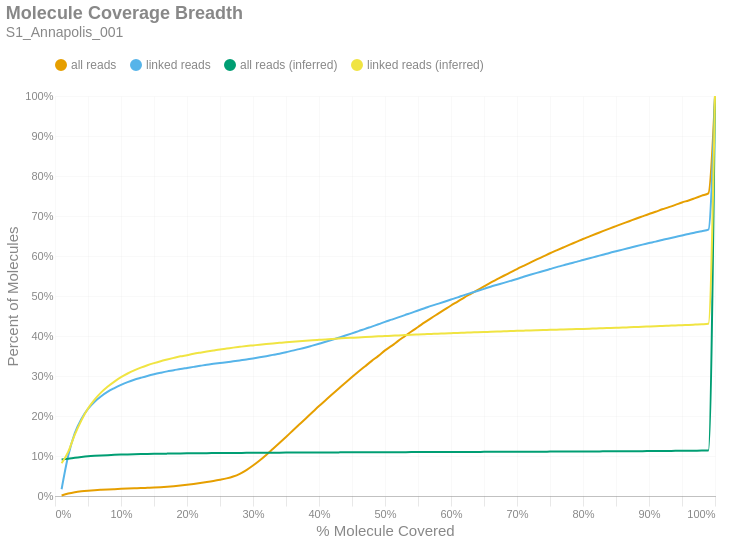

Notebook code cell kept with this figure:
### Markdown cell above
### Molecule Read Coverage
This chart shows molecule coverage breadth as computed by the number of bases aligned to that molecule. In other words, "*how much of each unique long molecule is actually sequenced/aligned?*" Keep in mind there is a distinction between sequences and alignments, since some sequences belonging to a particular molecule may not align well and wouldn't appear in the alignment data. This chart also shows molecule coverage breadth as computed by the *inferred fragment* from which the aligned sequences originate. Unlike read coverage, this calculation takes into account the total insert size, including unsequenced gaps between the forward and reverse reads. Like the previous figures, these are cumulative percents.

### Code cell
if SKIPLR:
    print_html(f"Skipped")
else:
    binned_df = consolidated_hist(valids['coverage_bp'], mask, 0.01, True)
    binned_df_inf = consolidated_hist(valids['coverage_inserts'], mask, 0.01, True)
    binned_df = binned_df.with_columns(pl.lit(binned_df_inf['all reads (cumsum)']).alias('all reads (inferred)'))
    binned_df = binned_df.with_columns(pl.lit(binned_df_inf['linked reads (cumsum)']).alias('linked reads (inferred)'))
    binned_df = binned_df.with_columns(
        (pl.col('bin').cast(pl.Float64) + 0.01).alias('right_edge')
    )

    with SafeRender(binned_df):
        (
            density_plot(binned_df, 'Molecule Coverage Breadth', samplename, 'molcov', ['all reads (inferred)','linked reads (inferred)'])
            .encode(
                #x=alt.X('bin:Q', title="% Molecule Covered").axis(format = '%').scale(padding=0),
                x=alt.X('right_edge:Q', title="% Molecule Covered").axis(format='%').scale(padding=0),
                y=alt.Y('value:Q', title='Percent of Molecules')
                    .axis(format='%')
                    .stack(False)
                    .scale(domainMin=0, padding=0),
                color=alt.Color("key:N").scale(domain = ["all reads", "linked reads", "all reads (inferred)", "linked reads (inferred)"]),
                tooltip = [
                    alt.Tooltip("key:N", title = "Data Type"),
                    alt.Tooltip("range_label:N", title="% Molecule Covered"),
                    alt.Tooltip("value:Q", format = ".2%", title="% Molecules")
                ]
            )
        ).display()

### Figure 1 — Vega-Lite specification as saved in the notebook (floating-point values rounded to 4 significant figures)
{"width": "container", "height": 400, "config": {"title": {"anchor": "start", "dy": -15, "fontSize": 18, "color": "#888888", "subtitleColor": "#888888", "subtitleFontSize": 14}, "arc": {"fill": "#0072B2"}, "axis": {"domainColor": "#888888", "domainWidth": 0.5, "gridWidth": 0.2, "grid": false, "titleFontWeight": 400, "titleFontSize": 15, "labelFontSize": 11, "labelColor": "#888888", "tickColor": "#888888", "tickWidth": 0.2, "titleColor": "#888888"}, "axisBand": {"grid": false}, "axisX": {"grid": true, "tickSize": 10, "domainCap": "round"}, "axisY": {"domain": false, "grid": true, "tickSize": 0, "domainCap": "round"}, "background": "transparent", "header": {"labelFontSize": 15, "labelColor": "#888888", "titleFontSize": 15, "titleFontWeight": 600, "titleColor": "#888888"}, "legend": {"labelFont": "sans-serif", "labelFontSize": 12, "labelColor": "#888888", "symbolSize": 100, "symbolType": "circle", "titleFontSize": 12, "titlePadding": 10, "titleColor": "#888888", "title": null, "orient": "top"}, "range": {"category": ["#E69F00", "#56B4E9", "#009E73", "#F0E442", "#0072B2", "#D55E00", "#CC79A7", "#000000"], "diverging": ["#cfe8f3", "#a2d4ec", "#73bfe2", "#46abdb", "#1696d2", "#12719e"]}, "area": {"fill": "#0072B2", "fillOpacity": 0.7, "line": true, "strokeOpacity": 0.7}, "line": {"color": "#0072B2", "stroke": "#0072B2", "strokeWidth": 2}, "trail": {"color": "#0072B2", "stroke": "#0072B2", "strokeWidth": 0, "size": 1}, "point": {"filled": true, "fillOpacity": 1.0, "size": 95}, "text": {"color": "#888888", "fontSize": 11, "align": "right", "fontWeight": 400, "size": 11}, "bar": {"fill": "#0072B2", "stroke": null}, "view": {"stroke": null, "continuousWidth": 660, "continuousHeight": 400}}, "data": {"name": "data-77e991eb8b0303b52a07c76847632209"}, "mark": {"type": "line", "interpolate": "monotone", "point": {"opacity": 0, "size": 275}}, "encoding": {"color": {"field": "key", "scale": {"domain": ["all reads", "linked reads", "all reads (inferred)", "linked reads (inferred)"]}, "type": "nominal"}, "tooltip": [{"field": "key", "title": "Data Type", "type": "nominal"}, {"field": "range_label", "title": "% Molecule Covered", "type": "nominal"}, {"field": "value", "format": ".2%", "title": "% Molecules", "type": "quantitative"}], "x": {"axis": {"format": "%"}, "field": "right_edge", "scale": {"padding": 0}, "title": "% Molecule Covered", "type": "quantitative"}, "y": {"axis": {"format": "%"}, "field": "value", "scale": {"domainMin": 0, "padding": 0}, "stack": false, "title": "Percent of Molecules", "type": "quantitative"}}, "params": [{"name": "param_c36ac31b6afebe62", "select": {"type": "point", "fields": ["key"]}, "bind": "legend"}], "title": {"text": "Molecule Coverage Breadth", "subtitle": "S1_Annapolis_001"}, "transform": [{"fold": ["all reads (cumsum)", "linked reads (cumsum)", "all reads (inferred)", "linked reads (inferred)"]}, {"calculate": "replace(datum.key, ' (cumsum)', '')", "as": "key"}, {"filter": {"param": "param_c36ac31b6afebe62"}}], "usermeta": {"embedOptions": {"downloadFileName": "S1_Annapolis_001.molcov"}}, "$schema": "https://vega.github.io/schema/vega-lite/v6.1.0.json", "datasets": {"data-77e991eb8b0303b52a07c76847632209": [{"bin": "0.0", "interval": "0.0-0.01", "all reads": 0.001164, "linked reads": 0.01685, "all reads (cumsum)": 0.001164, "linked reads (cumsum)": 0.01685, "range_label": "0.0-0.01", "all reads (inferred)": 0.09125, "linked reads (inferred)": 0.08173, "right_edge": 0.01}, {"bin": "0.01", "interval": "0.01-0.02", "all reads": 0.004879, "linked reads": 0.08353, "all reads (cumsum)": 0.006043, "linked reads (cumsum)": 0.1004, "range_label": "0.01-0.02", "all reads (inferred)": 0.09295, "linked reads (inferred)": 0.1103, "right_edge": 0.02}, {"bin": "0.02", "interval": "0.02-0.03", "all reads": 0.003392, "linked reads": 0.05689, "all reads (cumsum)": 0.009435, "linked reads (cumsum)": 0.1573, "range_label": "0.02-0.03", "all reads (inferred)": 0.09536, "linked reads (inferred)": 0.1532, "right_edge": 0.03}, {"bin": "0.03", "interval": "0.03-0.04", "all reads": 0.002236, "linked reads": 0.0354, "all reads (cumsum)": 0.01167, "linked reads (cumsum)": 0.1927, "range_label": "0.03-0.04", "all reads (inferred)": 0.09736, "linked reads (inferred)": 0.1891, "right_edge": 0.04}, {"bin": "0.04", "interval": "0.04-0.05", "all reads": 0.001605, "linked reads": 0.02495, "all reads (cumsum)": 0.01328, "linked reads (cumsum)": 0.2176, "range_label": "0.04-0.05", "all reads (inferred)": 0.09908, "linked reads (inferred)": 0.2188, "right_edge": 0.05}, {"bin": "0.05", "interval": "0.05-0.06", "all reads": 0.00126, "linked reads": 0.01808, "all reads (cumsum)": 0.01454, "linked reads (cumsum)": 0.2357, "range_label": "0.05-0.06", "all reads (inferred)": 0.1003, "linked reads (inferred)": 0.241, "right_edge": 0.06}, {"bin": "0.06", "interval": "0.06-0.07", "all reads": 0.0009745, "linked reads": 0.0137, "all reads (cumsum)": 0.01551, "linked reads (cumsum)": 0.2494, "range_label": "0.06-0.07", "all reads (inferred)": 0.1013, "linked reads (inferred)": 0.259, "right_edge": 0.07}, {"bin": "0.07", "interval": "0.07-0.08", "all reads": 0.0008653, "linked reads": 0.01138, "all reads (cumsum)": 0.01638, "linked reads (cumsum)": 0.2608, "range_label": "0.07-0.08", "all reads (inferred)": 0.1022, "linked reads (inferred)": 0.2736, "right_edge": 0.08}, {"bin": "0.08", "interval": "0.08-0.09", "all reads": 0.0007601, "linked reads": 0.008992, "all reads (cumsum)": 0.01714, "linked reads (cumsum)": 0.2698, "range_label": "0.08-0.09", "all reads (inferred)": 0.1028, "linked reads (inferred)": 0.286, "right_edge": 0.09}, {"bin": "0.09", "interval": "0.09-0.1", "all reads": 0.0007324, "linked reads": 0.008008, "all reads (cumsum)": 0.01787, "linked reads (cumsum)": 0.2778, "range_label": "0.09-0.1", "all reads (inferred)": 0.1035, "linked reads (inferred)": 0.297, "right_edge": 0.1}, {"bin": "0.1", "interval": "0.1-0.11", "all reads": 0.00069, "linked reads": 0.00699, "all reads (cumsum)": 0.01856, "linked reads (cumsum)": 0.2848, "range_label": "0.1-0.11", "all reads (inferred)": 0.104, "linked reads (inferred)": 0.3063, "right_edge": 0.11}, {"bin": "0.11", "interval": "0.11-0.12", "all reads": 0.0006586, "linked reads": 0.00584, "all reads (cumsum)": 0.01922, "linked reads (cumsum)": 0.2906, "range_label": "0.11-0.12", "all reads (inferred)": 0.1044, "linked reads (inferred)": 0.3142, "right_edge": 0.12}, {"bin": "0.12", "interval": "0.12-0.13", "all reads": 0.000628, "linked reads": 0.004898, "all reads (cumsum)": 0.01984, "linked reads (cumsum)": 0.2955, "range_label": "0.12-0.13", "all reads (inferred)": 0.1048, "linked reads (inferred)": 0.3209, "right_edge": 0.13}, {"bin": "0.13", "interval": "0.13-0.14", "all reads": 0.0007062, "linked reads": 0.004683, "all reads (cumsum)": 0.02055, "linked reads (cumsum)": 0.3002, "range_label": "0.13-0.14", "all reads (inferred)": 0.1051, "linked reads (inferred)": 0.327, "right_edge": 0.14}, {"bin": "0.14", "interval": "0.14-0.15", "all reads": 0.0007029, "linked reads": 0.00417, "all reads (cumsum)": 0.02125, "linked reads (cumsum)": 0.3044, "range_label": "0.14-0.15", "all reads (inferred)": 0.1054, "linked reads (inferred)": 0.3323, "right_edge": 0.15}, {"bin": "0.15", "interval": "0.15-0.16", "all reads": 0.0009066, "linked reads": 0.00372, "all reads (cumsum)": 0.02216, "linked reads (cumsum)": 0.3081, "range_label": "0.15-0.16", "all reads (inferred)": 0.1057, "linked reads (inferred)": 0.3371, "right_edge": 0.16}, {"bin": "0.16", "interval": "0.16-0.17", "all reads": 0.001088, "linked reads": 0.003457, "all reads (cumsum)": 0.02325, "linked reads (cumsum)": 0.3115, "range_label": "0.16-0.17", "all reads (inferred)": 0.106, "linked reads (inferred)": 0.3413, "right_edge": 0.17}, {"bin": "0.17", "interval": "0.17-0.18", "all reads": 0.001376, "linked reads": 0.002847, "all reads (cumsum)": 0.02462, "linked reads (cumsum)": 0.3144, "range_label": "0.17-0.18", "all reads (inferred)": 0.1062, "linked reads (inferred)": 0.3453, "right_edge": 0.18}, {"bin": "0.18", "interval": "0.18-0.19", "all reads": 0.001655, "linked reads": 0.003235, "all reads (cumsum)": 0.02628, "linked reads (cumsum)": 0.3176, "range_label": "0.18-0.19", "all reads (inferred)": 0.1064, "linked reads (inferred)": 0.3491, "right_edge": 0.19}, {"bin": "0.19", "interval": "0.19-0.2", "all reads": 0.001816, "linked reads": 0.002605, "all reads (cumsum)": 0.02809, "linked reads (cumsum)": 0.3202, "range_label": "0.19-0.2", "all reads (inferred)": 0.1066, "linked reads (inferred)": 0.3521, "right_edge": 0.2}, {"bin": "0.2", "interval": "0.2-0.21", "all reads": 0.001961, "linked reads": 0.002577, "all reads (cumsum)": 0.03006, "linked reads (cumsum)": 0.3228, "range_label": "0.2-0.21", "all reads (inferred)": 0.1068, "linked reads (inferred)": 0.3554, "right_edge": 0.21}, {"bin": "0.21", "interval": "0.21-0.22", "all reads": 0.002251, "linked reads": 0.002625, "all reads (cumsum)": 0.03231, "linked reads (cumsum)": 0.3254, "range_label": "0.21-0.22", "all reads (inferred)": 0.1069, "linked reads (inferred)": 0.3583, "right_edge": 0.22}, {"bin": "0.22", "interval": "0.22-0.23", "all reads": 0.002487, "linked reads": 0.002771, "all reads (cumsum)": 0.03479, "linked reads (cumsum)": 0.3282, "range_label": "0.22-0.23", "all reads (inferred)": 0.1071, "linked reads (inferred)": 0.3611, "right_edge": 0.23}, {"bin": "0.23", "interval": "0.23-0.24", "all reads": 0.002707, "linked reads": 0.00221, "all reads (cumsum)": 0.0375, "linked reads (cumsum)": 0.3304, "range_label": "0.23-0.24", "all reads (inferred)": 0.1072, "linked reads (inferred)": 0.3638, "right_edge": 0.24}, {"bin": "0.24", "interval": "0.24-0.25", "all reads": 0.003045, "linked reads": 0.002092, "all reads (cumsum)": 0.04055, "linked reads (cumsum)": 0.3325, "range_label": "0.24-0.25", "all reads (inferred)": 0.1074, "linked reads (inferred)": 0.3664, "right_edge": 0.25}, {"bin": "0.25", "interval": "0.25-0.26", "all reads": 0.003444, "linked reads": 0.002009, "all reads (cumsum)": 0.04399, "linked reads (cumsum)": 0.3345, "range_label": "0.25-0.26", "all reads (inferred)": 0.1075, "linked reads (inferred)": 0.3686, "right_edge": 0.26}, {"bin": "0.26", "interval": "0.26-0.27", "all reads": 0.004684, "linked reads": 0.002279, "all reads (cumsum)": 0.04868, "linked reads (cumsum)": 0.3368, "range_label": "0.26-0.27", "all reads (inferred)": 0.1077, "linked reads (inferred)": 0.3709, "right_edge": 0.27}, {"bin": "0.27", "interval": "0.27-0.28", "all reads": 0.00682, "linked reads": 0.002231, "all reads (cumsum)": 0.0555, "linked reads (cumsum)": 0.339, "range_label": "0.27-0.28", "all reads (inferred)": 0.1078, "linked reads (inferred)": 0.3729, "right_edge": 0.28}, {"bin": "0.28", "interval": "0.28-0.29", "all reads": 0.009328, "linked reads": 0.002175, "all reads (cumsum)": 0.06482, "linked reads (cumsum)": 0.3412, "range_label": "0.28-0.29", "all reads (inferred)": 0.1079, "linked reads (inferred)": 0.3749, "right_edge": 0.29}, {"bin": "0.29", "interval": "0.29-0.3", "all reads": 0.01136, "linked reads": 0.002612, "all reads (cumsum)": 0.07619, "linked reads (cumsum)": 0.3438, "range_label": "0.29-0.3", "all reads (inferred)": 0.108, "linked reads (inferred)": 0.3765, "right_edge": 0.3}, {"bin": "0.3", "interval": "0.3-0.31", "all reads": 0.0127, "linked reads": 0.002833, "all reads (cumsum)": 0.08889, "linked reads (cumsum)": 0.3466, "range_label": "0.3-0.31", "all reads (inferred)": 0.1081, "linked reads (inferred)": 0.3782, "right_edge": 0.31}, {"bin": "0.31", "interval": "0.31-0.32", "all reads": 0.01373, "linked reads": 0.002951, "all reads (cumsum)": 0.1026, "linked reads (cumsum)": 0.3496, "range_label": "0.31-0.32", "all reads (inferred)": 0.1082, "linked reads (inferred)": 0.3798, "right_edge": 0.32}, {"bin": "0.32", "interval": "0.32-0.33", "all reads": 0.01475, "linked reads": 0.00318, "all reads (cumsum)": 0.1174, "linked reads (cumsum)": 0.3528, "range_label": "0.32-0.33", "all reads (inferred)": 0.1083, "linked reads (inferred)": 0.3814, "right_edge": 0.33}, {"bin": "0.33", "interval": "0.33-0.34", "all reads": 0.01495, "linked reads": 0.003027, "all reads (cumsum)": 0.1323, "linked reads (cumsum)": 0.3558, "range_label": "0.33-0.34", "all reads (inferred)": 0.1084, "linked reads (inferred)": 0.3828, "right_edge": 0.34}, {"bin": "0.34", "interval": "0.34-0.35", "all reads": 0.0153, "linked reads": 0.00363, "all reads (cumsum)": 0.1476, "linked reads (cumsum)": 0.3594, "range_label": "0.34-0.35", "all reads (inferred)": 0.1085, "linked reads (inferred)": 0.3843, "right_edge": 0.35}, {"bin": "0.35", "interval": "0.35-0.36", "all reads": 0.01551, "linked reads": 0.004039, "all reads (cumsum)": 0.1631, "linked reads (cumsum)": 0.3635, "range_label": "0.35-0.36", "all reads (inferred)": 0.1085, "linked reads (inferred)": 0.3857, "right_edge": 0.36}, {"bin": "0.36", "interval": "0.36-0.37", "all reads": 0.01538, "linked reads": 0.003768, "all reads (cumsum)": 0.1785, "linked reads (cumsum)": 0.3672, "range_label": "0.36-0.37", "all reads (inferred)": 0.1086, "linked reads (inferred)": 0.387, "right_edge": 0.37}, {"bin": "0.37", "interval": "0.37-0.38", "all reads": 0.01539, "linked reads": 0.004115, "all reads (cumsum)": 0.1939, "linked reads (cumsum)": 0.3714, "range_label": "0.37-0.38", "all reads (inferred)": 0.1087, "linked reads (inferred)": 0.3882, "right_edge": 0.38}, {"bin": "0.38", "interval": "0.38-0.39", "all reads": 0.01546, "linked reads": 0.004669, "all reads (cumsum)": 0.2094, "linked reads (cumsum)": 0.376, "range_label": "0.38-0.39", "all reads (inferred)": 0.1088, "linked reads (inferred)": 0.3892, "right_edge": 0.39}, {"bin": "0.39", "interval": "0.39-0.4", "all reads": 0.0154, "linked reads": 0.004704, "all reads (cumsum)": 0.2248, "linked reads (cumsum)": 0.3807, "range_label": "0.39-0.4", "all reads (inferred)": 0.1088, "linked reads (inferred)": 0.3904, "right_edge": 0.4}, {"bin": "0.4", "interval": "0.4-0.41", "all reads": 0.01486, "linked reads": 0.004745, "all reads (cumsum)": 0.2396, "linked reads (cumsum)": 0.3855, "range_label": "0.4-0.41", "all reads (inferred)": 0.1089, "linked reads (inferred)": 0.3915, "right_edge": 0.41}, {"bin": "0.41", "interval": "0.41-0.42", "all reads": 0.01481, "linked reads": 0.005064, "all reads (cumsum)": 0.2544, "linked reads (cumsum)": 0.3905, "range_label": "0.41-0.42", "all reads (inferred)": 0.109, "linked reads (inferred)": 0.3926, "right_edge": 0.42}, {"bin": "0.42", "interval": "0.42-0.43", "all reads": 0.01459, "linked reads": 0.005272, "all reads (cumsum)": 0.269, "linked reads (cumsum)": 0.3958, "range_label": "0.42-0.43", "all reads (inferred)": 0.1091, "linked reads (inferred)": 0.3937, "right_edge": 0.43}, {"bin": "0.43", "interval": "0.43-0.44", "all reads": 0.01417, "linked reads": 0.005306, "all reads (cumsum)": 0.2832, "linked reads (cumsum)": 0.4011, "range_label": "0.43-0.44", "all reads (inferred)": 0.1091, "linked reads (inferred)": 0.3948, "right_edge": 0.44}, {"bin": "0.44", "interval": "0.44-0.45", "all reads": 0.01407, "linked reads": 0.005452, "all reads (cumsum)": 0.2973, "linked reads (cumsum)": 0.4066, "range_label": "0.44-0.45", "all reads (inferred)": 0.1092, "linked reads (inferred)": 0.3956, "right_edge": 0.45}, {"bin": "0.45", "interval": "0.45-0.46", "all reads": 0.01382, "linked reads": 0.005715, "all reads (cumsum)": 0.3111, "linked reads (cumsum)": 0.4123, "range_label": "0.45-0.46", "all reads (inferred)": 0.1092, "linked reads (inferred)": 0.3965, "right_edge": 0.46}, {"bin": "0.46", "interval": "0.46-0.47", "all reads": 0.0134, "linked reads": 0.005452, "all reads (cumsum)": 0.3245, "linked reads (cumsum)": 0.4177, "range_label": "0.46-0.47", "all reads (inferred)": 0.1093, "linked reads (inferred)": 0.3972, "right_edge": 0.47}, {"bin": "0.47", "interval": "0.47-0.48", "all reads": 0.01332, "linked reads": 0.005805, "all reads (cumsum)": 0.3378, "linked reads (cumsum)": 0.4235, "range_label": "0.47-0.48", "all reads (inferred)": 0.1094, "linked reads (inferred)": 0.3981, "right_edge": 0.48}, {"bin": "0.48", "interval": "0.48-0.49", "all reads": 0.01249, "linked reads": 0.005687, "all reads (cumsum)": 0.3503, "linked reads (cumsum)": 0.4292, "range_label": "0.48-0.49", "all reads (inferred)": 0.1094, "linked reads (inferred)": 0.3991, "right_edge": 0.49}, {"bin": "0.49", "interval": "0.49-0.5", "all reads": 0.01376, "linked reads": 0.005999, "all reads (cumsum)": 0.3641, "linked reads (cumsum)": 0.4352, "range_label": "0.49-0.5", "all reads (inferred)": 0.1095, "linked reads (inferred)": 0.3999, "right_edge": 0.5}, {"bin": "0.5", "interval": "0.5-0.51", "all reads": 0.01114, "linked reads": 0.005583, "all reads (cumsum)": 0.3752, "linked reads (cumsum)": 0.4408, "range_label": "0.5-0.51", "all reads (inferred)": 0.1095, "linked reads (inferred)": 0.4008, "right_edge": 0.51}, {"bin": "0.51", "interval": "0.51-0.52", "all reads": 0.01255, "linked reads": 0.005666, "all reads (cumsum)": 0.3878, "linked reads (cumsum)": 0.4465, "range_label": "0.51-0.52", "all reads (inferred)": 0.1096, "linked reads (inferred)": 0.4015, "right_edge": 0.52}, {"bin": "0.52", "interval": "0.52-0.53", "all reads": 0.01174, "linked reads": 0.005847, "all reads (cumsum)": 0.3995, "linked reads (cumsum)": 0.4523, "range_label": "0.52-0.53", "all reads (inferred)": 0.1097, "linked reads (inferred)": 0.4024, "right_edge": 0.53}, {"bin": "0.53", "interval": "0.53-0.54", "all reads": 0.01176, "linked reads": 0.005576, "all reads (cumsum)": 0.4113, "linked reads (cumsum)": 0.4579, "range_label": "0.53-0.54", "all reads (inferred)": 0.1097, "linked reads (inferred)": 0.4032, "right_edge": 0.54}, {"bin": "0.54", "interval": "0.54-0.55", "all reads": 0.01124, "linked reads": 0.005923, "all reads (cumsum)": 0.4225, "linked reads (cumsum)": 0.4638, "range_label": "0.54-0.55", "all reads (inferred)": 0.1098, "linked reads (inferred)": 0.4039, "right_edge": 0.55}, {"bin": "0.55", "interval": "0.55-0.56", "all reads": 0.01138, "linked reads": 0.005604, "all reads (cumsum)": 0.4339, "linked reads (cumsum)": 0.4694, "range_label": "0.55-0.56", "all reads (inferred)": 0.1098, "linked reads (inferred)": 0.4046, "right_edge": 0.56}, {"bin": "0.56", "interval": "0.56-0.57", "all reads": 0.01092, "linked reads": 0.005826, "all reads (cumsum)": 0.4448, "linked reads (cumsum)": 0.4752, "range_label": "0.56-0.57", "all reads (inferred)": 0.1099, "linked reads (inferred)": 0.4052, "right_edge": 0.57}, {"bin": "0.57", "interval": "0.57-0.58", "all reads": 0.01055, "linked reads": 0.005098, "all reads (cumsum)": 0.4553, "linked reads (cumsum)": 0.4803, "range_label": "0.57-0.58", "all reads (inferred)": 0.1099, "linked reads (inferred)": 0.4059, "right_edge": 0.58}, {"bin": "0.58", "interval": "0.58-0.59", "all reads": 0.01049, "linked reads": 0.005223, "all reads (cumsum)": 0.4658, "linked reads (cumsum)": 0.4856, "range_label": "0.58-0.59", "all reads (inferred)": 0.11, "linked reads (inferred)": 0.4065, "right_edge": 0.59}, {"bin": "0.59", "interval": "0.59-0.6", "all reads": 0.01046, "linked reads": 0.005549, "all reads (cumsum)": 0.4763, "linked reads (cumsum)": 0.4911, "range_label": "0.59-0.6", "all reads (inferred)": 0.1101, "linked reads (inferred)": 0.4071, "right_edge": 0.6}, {"bin": "0.6", "interval": "0.6-0.61", "all reads": 0.009839, "linked reads": 0.005417, "all reads (cumsum)": 0.4861, "linked reads (cumsum)": 0.4965, "range_label": "0.6-0.61", "all reads (inferred)": 0.1101, "linked reads (inferred)": 0.4078, "right_edge": 0.61}, {"bin": "0.61", "interval": "0.61-0.62", "all reads": 0.01003, "linked reads": 0.00575, "all reads (cumsum)": 0.4962, "linked reads (cumsum)": 0.5023, "range_label": "0.61-0.62", "all reads (inferred)": 0.1102, "linked reads (inferred)": 0.4083, "right_edge": 0.62}, {"bin": "0.62", "interval": "0.62-0.63", "all reads": 0.009374, "linked reads": 0.00523, "all reads (cumsum)": 0.5055, "linked reads (cumsum)": 0.5075, "range_label": "0.62-0.63", "all reads (inferred)": 0.1102, "linked reads (inferred)": 0.4089, "right_edge": 0.63}, {"bin": "0.63", "interval": "0.63-0.64", "all reads": 0.009254, "linked reads": 0.005071, "all reads (cumsum)": 0.5148, "linked reads (cumsum)": 0.5126, "range_label": "0.63-0.64", "all reads (inferred)": 0.1103, "linked reads (inferred)": 0.4094, "right_edge": 0.64}, {"bin": "0.64", "interval": "0.64-0.65", "all reads": 0.009164, "linked reads": 0.005306, "all reads (cumsum)": 0.5239, "linked reads (cumsum)": 0.5179, "range_label": "0.64-0.65", "all reads (inferred)": 0.1103, "linked reads (inferred)": 0.41, "right_edge": 0.65}, {"bin": "0.65", "interval": "0.65-0.66", "all reads": 0.009399, "linked reads": 0.005362, "all reads (cumsum)": 0.5333, "linked reads (cumsum)": 0.5233, "range_label": "0.65-0.66", "all reads (inferred)": 0.1104, "linked reads (inferred)": 0.4106, "right_edge": 0.66}, {"bin": "0.66", "interval": "0.66-0.67", "all reads": 0.008642, "linked reads": 0.004814, "all reads (cumsum)": 0.542, "linked reads (cumsum)": 0.5281, "range_label": "0.66-0.67", "all reads (inferred)": 0.1105, "linked reads (inferred)": 0.4112, "right_edge": 0.67}, {"bin": "0.67", "interval": "0.67-0.68", "all reads": 0.008619, "linked reads": 0.004759, "all reads (cumsum)": 0.5506, "linked reads (cumsum)": 0.5328, "range_label": "0.67-0.68", "all reads (inferred)": 0.1105, "linked reads (inferred)": 0.4118, "right_edge": 0.68}, {"bin": "0.68", "interval": "0.68-0.69", "all reads": 0.008368, "linked reads": 0.004946, "all reads (cumsum)": 0.559, "linked reads (cumsum)": 0.5378, "range_label": "0.68-0.69", "all reads (inferred)": 0.1106, "linked reads (inferred)": 0.4123, "right_edge": 0.69}, {"bin": "0.69", "interval": "0.69-0.7", "all reads": 0.008445, "linked reads": 0.004925, "all reads (cumsum)": 0.5674, "linked reads (cumsum)": 0.5427, "range_label": "0.69-0.7", "all reads (inferred)": 0.1106, "linked reads (inferred)": 0.4129, "right_edge": 0.7}, {"bin": "0.7", "interval": "0.7-0.71", "all reads": 0.008035, "linked reads": 0.005299, "all reads (cumsum)": 0.5755, "linked reads (cumsum)": 0.548, "range_label": "0.7-0.71", "all reads (inferred)": 0.1107, "linked reads (inferred)": 0.4134, "right_edge": 0.71}, {"bin": "0.71", "interval": "0.71-0.72", "all reads": 0.007969, "linked reads": 0.005092, "all reads (cumsum)": 0.5834, "linked reads (cumsum)": 0.5531, "range_label": "0.71-0.72", "all reads (inferred)": 0.1108, "linked reads (inferred)": 0.414, "right_edge": 0.72}, {"bin": "0.72", "interval": "0.72-0.73", "all reads": 0.007945, "linked reads": 0.004787, "all reads (cumsum)": 0.5914, "linked reads (cumsum)": 0.5579, "range_label": "0.72-0.73", "all reads (inferred)": 0.1108, "linked reads (inferred)": 0.4145, "right_edge": 0.73}, {"bin": "0.73", "interval": "0.73-0.74", "all reads": 0.007643, "linked reads": 0.004607, "all reads (cumsum)": 0.599, "linked reads (cumsum)": 0.5625, "range_label": "0.73-0.74", "all reads (inferred)": 0.1109, "linked reads (inferred)": 0.4149, "right_edge": 0.74}, {"bin": "0.74", "interval": "0.74-0.75", "all reads": 0.007831, "linked reads": 0.004828, "all reads (cumsum)": 0.6068, "linked reads (cumsum)": 0.5673, "range_label": "0.74-0.75", "all reads (inferred)": 0.111, "linked reads (inferred)": 0.4154, "right_edge": 0.75}, {"bin": "0.75", "interval": "0.75-0.76", "all reads": 0.007276, "linked reads": 0.004842, "all reads (cumsum)": 0.6141, "linked reads (cumsum)": 0.5722, "range_label": "0.75-0.76", "all reads (inferred)": 0.111, "linked reads (inferred)": 0.4159, "right_edge": 0.76}, {"bin": "0.76", "interval": "0.76-0.77", "all reads": 0.007205, "linked reads": 0.004399, "all reads (cumsum)": 0.6213, "linked reads (cumsum)": 0.5766, "range_label": "0.76-0.77", "all reads (inferred)": 0.1111, "linked reads (inferred)": 0.4163, "right_edge": 0.77}, {"bin": "0.77", "interval": "0.77-0.78", "all reads": 0.007122, "linked reads": 0.004551, "all reads (cumsum)": 0.6284, "linked reads (cumsum)": 0.5811, "range_label": "0.77-0.78", "all reads (inferred)": 0.1112, "linked reads (inferred)": 0.4168, "right_edge": 0.78}, {"bin": "0.78", "interval": "0.78-0.79", "all reads": 0.006888, "linked reads": 0.004205, "all reads (cumsum)": 0.6353, "linked reads (cumsum)": 0.5853, "range_label": "0.78-0.79", "all reads (inferred)": 0.1112, "linked reads (inferred)": 0.4172, "right_edge": 0.79}, {"bin": "0.79", "interval": "0.79-0.8", "all reads": 0.007123, "linked reads": 0.004579, "all reads (cumsum)": 0.6425, "linked reads (cumsum)": 0.5899, "range_label": "0.79-0.8", "all reads (inferred)": 0.1113, "linked reads (inferred)": 0.4177, "right_edge": 0.8}, {"bin": "0.8", "interval": "0.8-0.81", "all reads": 0.006473, "linked reads": 0.004385, "all reads (cumsum)": 0.6489, "linked reads (cumsum)": 0.5943, "range_label": "0.8-0.81", "all reads (inferred)": 0.1114, "linked reads (inferred)": 0.4183, "right_edge": 0.81}, {"bin": "0.81", "interval": "0.81-0.82", "all reads": 0.006583, "linked reads": 0.004482, "all reads (cumsum)": 0.6555, "linked reads (cumsum)": 0.5988, "range_label": "0.81-0.82", "all reads (inferred)": 0.1115, "linked reads (inferred)": 0.4189, "right_edge": 0.82}, {"bin": "0.82", "interval": "0.82-0.83", "all reads": 0.006649, "linked reads": 0.004399, "all reads (cumsum)": 0.6622, "linked reads (cumsum)": 0.6032, "range_label": "0.82-0.83", "all reads (inferred)": 0.1116, "linked reads (inferred)": 0.4194, "right_edge": 0.83}, {"bin": "0.83", "interval": "0.83-0.84", "all reads": 0.006393, "linked reads": 0.004503, "all reads (cumsum)": 0.6686, "linked reads (cumsum)": 0.6077, "range_label": "0.83-0.84", "all reads (inferred)": 0.1117, "linked reads (inferred)": 0.42, "right_edge": 0.84}, {"bin": "0.84", "interval": "0.84-0.85", "all reads": 0.006177, "linked reads": 0.004163, "all reads (cumsum)": 0.6747, "linked reads (cumsum)": 0.6118, "range_label": "0.84-0.85", "all reads (inferred)": 0.1118, "linked reads (inferred)": 0.4206, "right_edge": 0.85}, {"bin": "0.85", "interval": "0.85-0.86", "all reads": 0.006197, "linked reads": 0.004052, "all reads (cumsum)": 0.6809, "linked reads (cumsum)": 0.6159, "range_label": "0.85-0.86", "all reads (inferred)": 0.1119, "linked reads (inferred)": 0.4211, "right_edge": 0.86}, {"bin": "0.86", "interval": "0.86-0.87", "all reads": 0.006092, "linked reads": 0.004219, "all reads (cumsum)": 0.687, "linked reads (cumsum)": 0.6201, "range_label": "0.86-0.87", "all reads (inferred)": 0.112, "linked reads (inferred)": 0.4219, "right_edge": 0.87}, {"bin": "0.87", "interval": "0.87-0.88", "all reads": 0.00617, "linked reads": 0.004267, "all reads (cumsum)": 0.6932, "linked reads (cumsum)": 0.6244, "range_label": "0.87-0.88", "all reads (inferred)": 0.1121, "linked reads (inferred)": 0.4225, "right_edge": 0.88}, {"bin": "0.88", "interval": "0.88-0.89", "all reads": 0.005975, "linked reads": 0.004101, "all reads (cumsum)": 0.6992, "linked reads (cumsum)": 0.6285, "range_label": "0.88-0.89", "all reads (inferred)": 0.1122, "linked reads (inferred)": 0.4231, "right_edge": 0.89}, {"bin": "0.89", "interval": "0.89-0.9", "all reads": 0.005943, "linked reads": 0.003921, "all reads (cumsum)": 0.7051, "linked reads (cumsum)": 0.6324, "range_label": "0.89-0.9", "all reads (inferred)": 0.1123, "linked reads (inferred)": 0.4239, "right_edge": 0.9}, {"bin": "0.9", "interval": "0.9-0.91", "all reads": 0.005513, "linked reads": 0.003581, "all reads (cumsum)": 0.7106, "linked reads (cumsum)": 0.636, "range_label": "0.9-0.91", "all reads (inferred)": 0.1124, "linked reads (inferred)": 0.4246, "right_edge": 0.91}, {"bin": "0.91", "interval": "0.91-0.92", "all reads": 0.006184, "linked reads": 0.004198, "all reads (cumsum)": 0.7168, "linked reads (cumsum)": 0.6402, "range_label": "0.91-0.92", "all reads (inferred)": 0.1126, "linked reads (inferred)": 0.4252, "right_edge": 0.92}, {"bin": "0.92", "interval": "0.92-0.93", "all reads": 0.005279, "linked reads": 0.003671, "all reads (cumsum)": 0.7221, "linked reads (cumsum)": 0.6438, "range_label": "0.92-0.93", "all reads (inferred)": 0.1127, "linked reads (inferred)": 0.4259, "right_edge": 0.93}, {"bin": "0.93", "interval": "0.93-0.94", "all reads": 0.005699, "linked reads": 0.003768, "all reads (cumsum)": 0.7278, "linked reads (cumsum)": 0.6476, "range_label": "0.93-0.94", "all reads (inferred)": 0.1128, "linked reads (inferred)": 0.4265, "right_edge": 0.94}, {"bin": "0.94", "interval": "0.94-0.95", "all reads": 0.006112, "linked reads": 0.003678, "all reads (cumsum)": 0.7339, "linked reads (cumsum)": 0.6513, "range_label": "0.94-0.95", "all reads (inferred)": 0.113, "linked reads (inferred)": 0.4271, "right_edge": 0.95}, {"bin": "0.95", "interval": "0.95-0.96", "all reads": 0.005017, "linked reads": 0.003865, "all reads (cumsum)": 0.7389, "linked reads (cumsum)": 0.6551, "range_label": "0.95-0.96", "all reads (inferred)": 0.1131, "linked reads (inferred)": 0.4277, "right_edge": 0.96}, {"bin": "0.96", "interval": "0.96-0.97", "all reads": 0.005884, "linked reads": 0.003436, "all reads (cumsum)": 0.7448, "linked reads (cumsum)": 0.6586, "range_label": "0.96-0.97", "all reads (inferred)": 0.1133, "linked reads (inferred)": 0.4285, "right_edge": 0.97}, {"bin": "0.97", "interval": "0.97-0.98", "all reads": 0.006034, "linked reads": 0.003401, "all reads (cumsum)": 0.7508, "linked reads (cumsum)": 0.662, "range_label": "0.97-0.98", "all reads (inferred)": 0.1135, "linked reads (inferred)": 0.4293, "right_edge": 0.98}, {"bin": "0.98", "interval": "0.98-0.99", "all reads": 0.005791, "linked reads": 0.003741, "all reads (cumsum)": 0.7566, "linked reads (cumsum)": 0.6657, "range_label": "0.98-0.99", "all reads (inferred)": 0.1138, "linked reads (inferred)": 0.4305, "right_edge": 0.99}, {"bin": "0.99", "interval": "0.99-1.0", "all reads": 0.2434, "linked reads": 0.3343, "all reads (cumsum)": 1.0, "linked reads (cumsum)": 1.0, "range_label": "0.99-1.0", "all reads (inferred)": 1.0, "linked reads (inferred)": 1.0, "right_edge": 1.0}]}}
